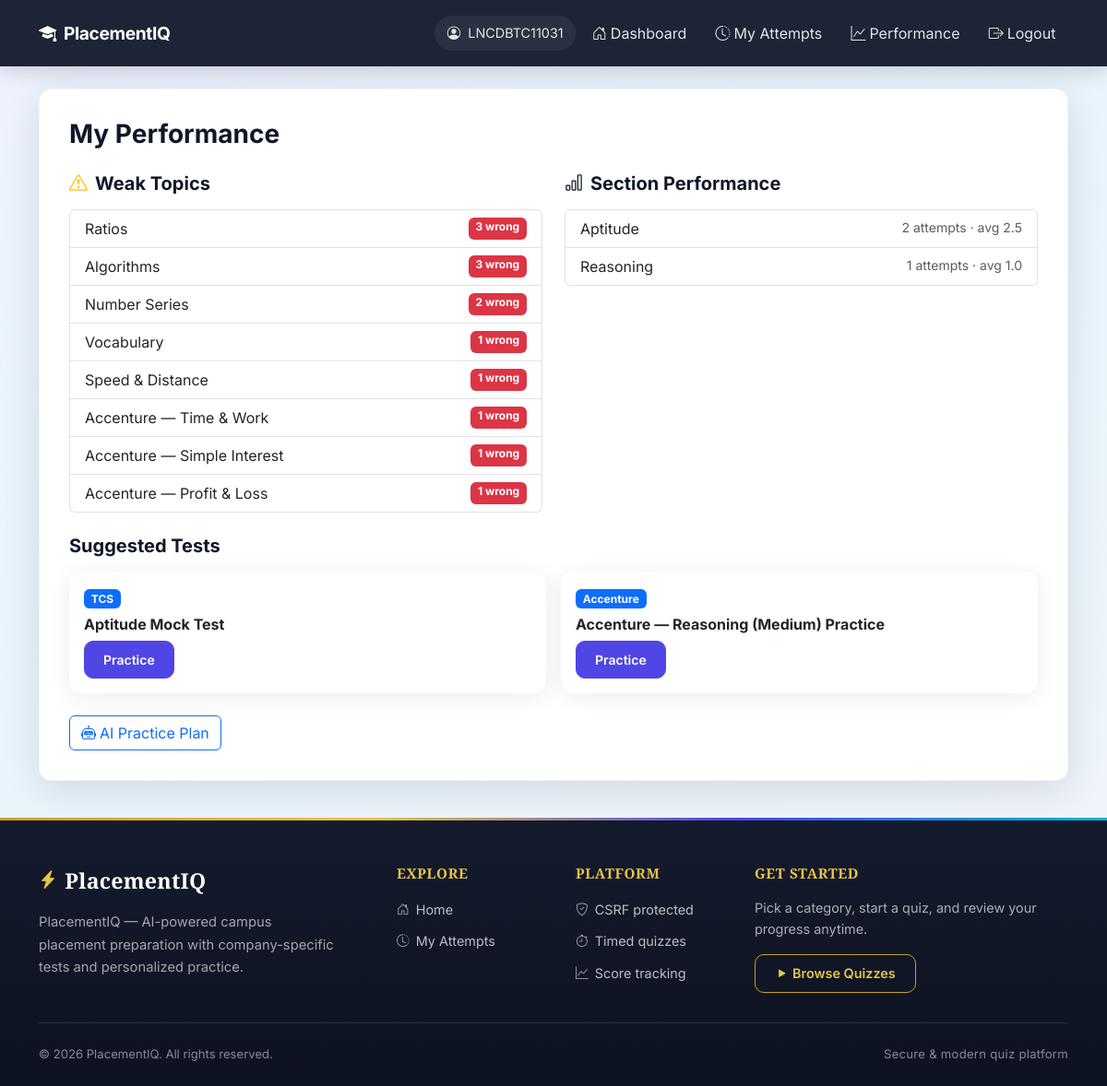
/my-analytics/ (signed in), run on the app's committed database.
### app1/models.py (models this page shows, shortened)
class Quiz(models.Model):
    STATUS_CHOICES = (
        ("active", "Active"),
        ("hold", "Hold"),
        ("disabled", "Disabled"),
    )
    DIFFICULTY_CHOICES = (
        ("easy", "Easy"),
        ("medium", "Medium"),
        ("hard", "Hard"),
    )
    SECTION_CHOICES = (
        ("aptitude", "Aptitude"),
        ("reasoning", "Reasoning"),
        ("english", "English"),
        ("coding", "Coding"),
        ("technical", "Technical"),
    )
    title = models.CharField(max_length=255)
    category = models.ForeignKey(Category, on_delete=models.CASCADE, related_name="quizzes")
    company = models.ForeignKey(
        Company, on_delete=models.SET_NULL, null=True, blank=True, related_name="tests"
    )
    difficulty = models.CharField(max_length=10, choices=DIFFICULTY_CHOICES, default="medium")
    section = models.CharField(max_length=20, choices=SECTION_CHOICES, default="aptitude")
    duration_minutes = models.PositiveIntegerField(default=30, help_text="Total test duration")
    marks_per_question = models.DecimalField(max_digits=6, decimal_places=2, default=Decimal("1.00"))
    negative_marks = models.DecimalField(max_digits=6, decimal_places=2, default=Decimal("0.00"))
    target_question_count = models.PositiveIntegerField(default=10)
    drive_date = models.DateField(null=True, blank=True, help_text="Upcoming campus drive date")
    status = models.CharField(max_length=20, choices=STATUS_CHOICES, default="active")
    created_at = models.DateTimeField(auto_now_add=True)

class Company(models.Model):
    name = models.CharField(max_length=100, unique=True)
    slug = models.SlugField(max_length=120, unique=True, blank=True)
    logo = models.ImageField(upload_to="company_logos/", blank=True, null=True)
    description = models.TextField(blank=True)
    is_active = models.BooleanField(default=True)
    class Meta:
        verbose_name_plural = "companies"
        ordering = ["name"]

### app1/views.py (the view)
# urls.py: path("my-analytics/", views.student_analytics, name="student_analytics"),
@student_required
def student_analytics(request):
    weak_topics = student_weak_topics(request.user)
    section_stats = list(student_section_performance(request.user))
    suggested = suggested_tests_for_user(request.user)
    return render(
        request,
        "student_analytics.html",
        {
            "weak_topics": weak_topics,
            "section_stats": section_stats,
            "suggested_tests": suggested,
        },
    )

### templates/student_analytics.html (shortened to what this page needs)
{% extends 'base.html' %}
{% block content %}
<div class="content-wrapper">
    <h3 class="fw-bold mb-4">My Performance</h3>
    <div class="row g-4 mb-4">
        <div class="col-lg-6">
            <h5 class="fw-bold mb-3"><i class="bi bi-exclamation-triangle text-warning me-2"></i>Weak Topics</h5>
            {% if weak_topics %}
            <ul class="list-group">
                {% for row in weak_topics %}
                <li class="list-group-item d-flex justify-content-between">
                    <span>{{ row.question__topic }}</span>
                    <span class="badge bg-danger">{{ row.wrong_count }} wrong</span>
                </li>
                {% endfor %}
            </ul>
            {% else %}
            <p class="text-muted">Attempt more tests to identify weak areas.</p>
            {% endif %}
        </div>
        <div class="col-lg-6">
            <h5 class="fw-bold mb-3"><i class="bi bi-bar-chart me-2"></i>Section Performance</h5>
            {% if section_stats %}
            <ul class="list-group">
                {% for row in section_stats %}
                <li class="list-group-item d-flex justify-content-between">
                    <span>{{ row.quiz__section|title }}</span>
                    <span class="text-muted small">{{ row.attempts }} attempts · avg {{ row.avg_score|floatformat:1 }}</span>
                </li>
                {% endfor %}
            </ul>
            {% else %}
            <p class="text-muted">No section data yet.</p>
            {% endif %}
        </div>
    </div>
    <h5 class="fw-bold mb-3">Suggested Tests</h5>
    <div class="row g-3 mb-4">
        {% for test in suggested_tests %}
        <div class="col-md-6">
            <div class="card quiz-card">
                <div class="card-body">
                    <span class="badge bg-primary mb-2">{{ test.company.name }}</span>
                    <h6 class="fw-bold">{{ test.title }}</h6>
                    <a href="{% url 'start_quiz' test.id %}" class="btn btn-sm btn-primary">Practice</a>
                </div>
            </div>
        </div>
        {% empty %}
        <p class="text-muted">Complete tests to get personalized suggestions.</p>
        {% endfor %}
    </div>
    <a href="{% url 'ai_practice_plan' %}" class="btn btn-outline-primary"><i class="bi bi-robot me-1"></i>AI Practice Plan</a>
</div>
{% endblock %}

### templates/base.html (shortened to what this page needs)
{% load static %}
<!DOCTYPE html>
<html lang="en">
<head>
    <link href="https://cdn.jsdelivr.net/npm/bootstrap@5.3.3/dist/css/bootstrap.min.css" rel="stylesheet">
    <link href="https://cdn.jsdelivr.net/npm/bootstrap-icons@1.11.3/font/bootstrap-icons.min.css" rel="stylesheet">
    <link rel="stylesheet" href="{% static 'css/style.css' %}">
</head>
<body class="site-body">
    <nav class="navbar navbar-expand-lg navbar-dark app-navbar fixed-top">
        <div class="container-xl">
            <a class="navbar-brand" href="{% if user.is_authenticated and user.is_staff %}{% url 'admin_dashboard' %}{% elif user.is_authenticated %}{% url 'student_dashboard' %}{% else %}{% url 'home' %}{% endif %}">
                <i class="bi bi-mortarboard-fill me-1"></i> PlacementIQ
            </a>
            <div class="collapse navbar-collapse" id="navbarNav">
                <ul class="navbar-nav ms-auto align-items-lg-center gap-lg-1">
                    {% if user.is_authenticated %}
                        <li class="nav-item">
                            <span class="nav-link nav-user-pill d-flex flex-column align-items-start align-items-lg-end py-1">
                                <span>
                                    <i class="bi bi-person-circle me-1"></i>
                                    {% if not user.is_staff %}
                                        {{ student_display_name|default:student_enrollment_id|default:user.username }}
                                    {% else %}
                                        {{ user.username }}
                                    {% endif %}
                                </span>
                            </span>
                        </li>
                        {% if not user.is_staff %}
                        <li class="nav-item">
                            <a class="nav-link" href="{% url 'student_dashboard' %}">
                                <i class="bi bi-house-door me-1"></i><span class="nav-text">Dashboard</span>
                            </a>
                        </li>
                        <li class="nav-item">
                            <a class="nav-link" href="{% url 'my_attempts' %}">
                                <i class="bi bi-clock-history me-1"></i><span class="nav-text">My Attempts</span>
                            </a>
                        </li>
                        <li class="nav-item">
                            <a class="nav-link" href="{% url 'student_analytics' %}">
                                <i class="bi bi-graph-up me-1"></i><span class="nav-text">Performance</span>
                            </a>
                        </li>
                        {% endif %}
                        <li class="nav-item">
                            <form method="post" action="{% url 'logout' %}" class="d-inline w-100">
                                <button type="submit" class="btn btn-link nav-link border-0 w-100 text-start text-lg-center">
                                    <i class="bi bi-box-arrow-right me-1"></i><span class="nav-text">Logout</span>
                                </button>
                            </form>
                        </li>
                    {% endif %}
                </ul>
            </div>
        </div>
    </nav>
    <main id="main-content" class="page-shell">
        <div class="container-xl">
            {% block content %}{% endblock %}
        </div>
    </main>
    <footer class="app-footer">
        <div class="footer-accent"></div>
        <div class="container-xl">
            <div class="footer-main">
                <div class="row g-4 g-lg-5">
                    <div class="col-lg-4 col-md-6">
                        <div class="footer-brand">
                            <a href="{% url 'home' %}" class="footer-logo">
                                <i class="bi bi-lightning-charge-fill"></i>
                                <span>PlacementIQ</span>
                            </a>
                            <p class="footer-tagline">
                                PlacementIQ — AI-powered campus placement preparation with company-specific tests and personalized practice.
                            </p>
                        </div>
                    </div>
                    <div class="col-6 col-md-3 col-lg-2">
                        <h6 class="footer-heading">Explore</h6>
                        <ul class="footer-links">
                            <li><a href="{% url 'home' %}"><i class="bi bi-house-door"></i> Home</a></li>
                            {% if user.is_authenticated and not user.is_staff %}
                            <li><a href="{% url 'my_attempts' %}"><i class="bi bi-clock-history"></i> My Attempts</a></li>
                            {% endif %}
                        </ul>
                    </div>
                    <div class="col-6 col-md-3 col-lg-2">
                        <h6 class="footer-heading">Platform</h6>
                        <ul class="footer-links">
                            <li><span><i class="bi bi-shield-check"></i> CSRF protected</span></li>
                            <li><span><i class="bi bi-stopwatch"></i> Timed quizzes</span></li>
                            <li><span><i class="bi bi-graph-up"></i> Score tracking</span></li>
                        </ul>
                    </div>
                    <div class="col-lg-4 col-md-6">
                        <h6 class="footer-heading">Get started</h6>
                        <p class="footer-cta-text">Pick a category, start a quiz, and review your progress anytime.</p>
                        <a href="{% url 'home' %}" class="btn btn-footer-cta">
                            <i class="bi bi-play-fill me-1"></i>Browse Quizzes
                        </a>
                    </div>
                </div>
            </div>
            <div class="footer-bottom">
                <div class="row align-items-center gy-2">
                    <div class="col-md-6 text-center text-md-start">
                        <small>&copy; 2026 PlacementIQ. All rights reserved.</small>
                    </div>
                    <div class="col-md-6 text-center text-md-end">
                        <small class="footer-meta">Secure &amp; modern quiz platform</small>
                    </div>
                </div>
            </div>
        </div>
    </footer>
</body>
</html>

### data on the page
Quiz: quiz__section "Reasoning", attempts "1", avg_score "1.0", company.name "Accenture", title "Accenture — Reasoning (Medium) Practice"
Quiz: company.name "TCS", title "Aptitude Mock Test"

### other printed values
{{ row.question__topic }} "Ratios" "Algorithms" "Number Series" "Vocabulary" "Speed & Distance" "Accenture — Time & Work" "Accenture — Simple Interest" "Accenture — Profit & Loss"
{{ row.wrong_count }} "3" "3" "2" "1" "1" "1" "1" "1"
{{ row.quiz__section|title }} "Aptitude"
{{ row.attempts }} "2"
{{ row.avg_score|floatformat:1 }} "2.5"
